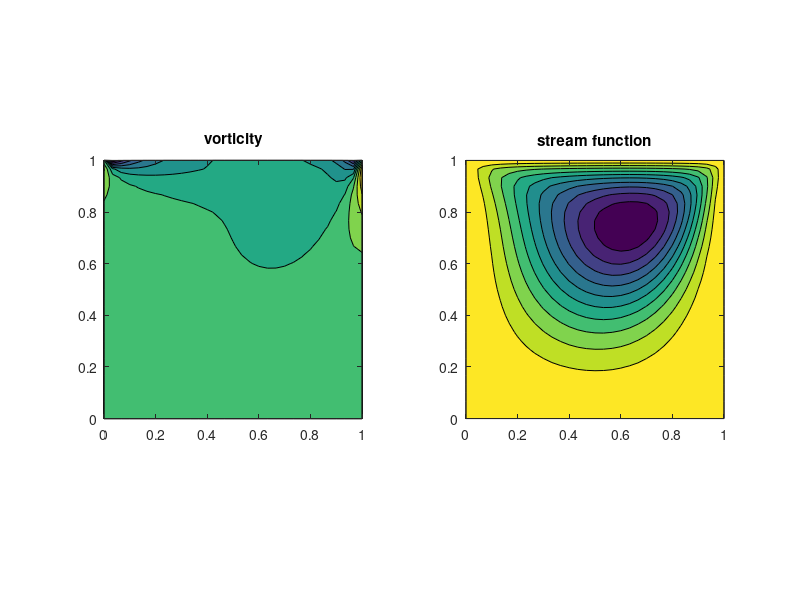

Reproduce this figure in MATLAB.
clf;clear;clc;

data = dlmread('Output.txt');
data = sortrows(data);
x = data(:, 1);
y = data(:, 2);
v = data(:, 3);
s = data(:, 4);



x = unique(x); nx = length(x);
y = unique(y); ny = length(y);
[X, Y] = meshgrid(x, y);
vorticity = reshape(v, ny, nx);
streamfunction = reshape(s, ny, nx);

subplot(1, 2, 1);
contourf(X, Y, vorticity);
title('vorticity'); axis('square');
subplot(1, 2, 2);
contourf(X, Y, streamfunction);
title('stream function'); axis('square');